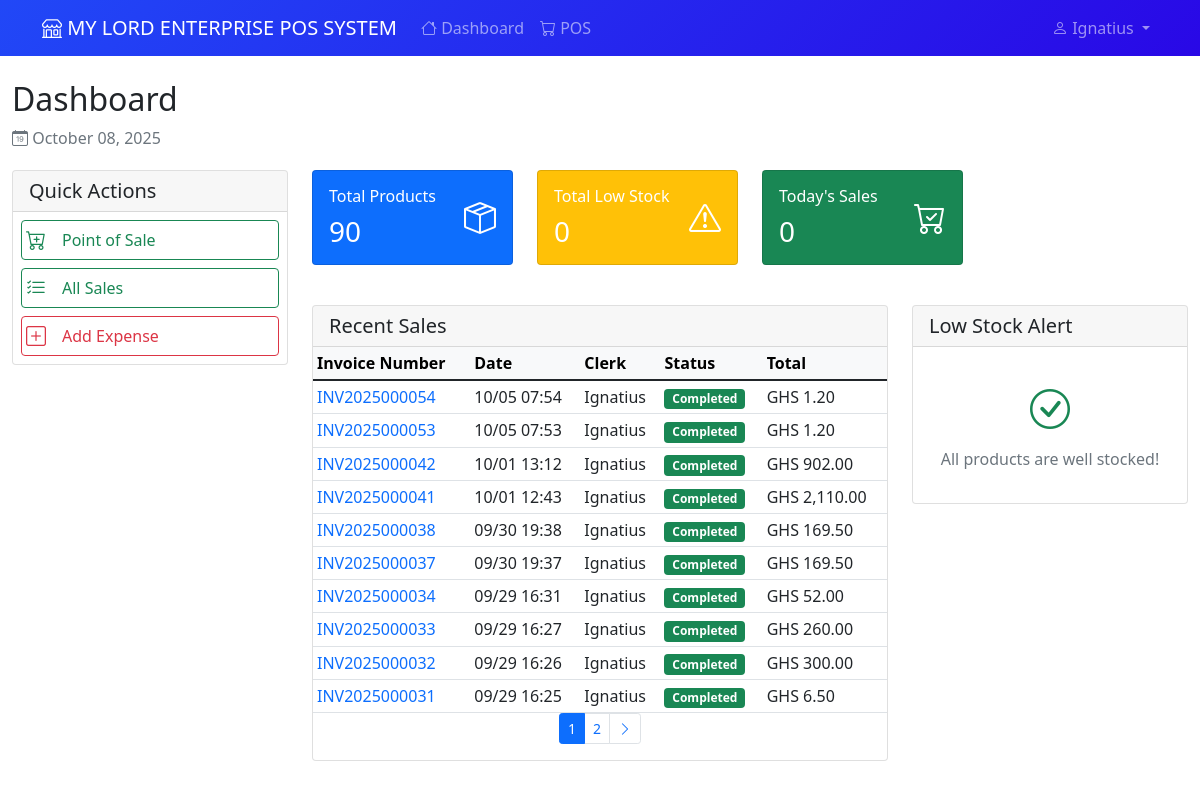
The page / (signed in) on the database as committed earlier.
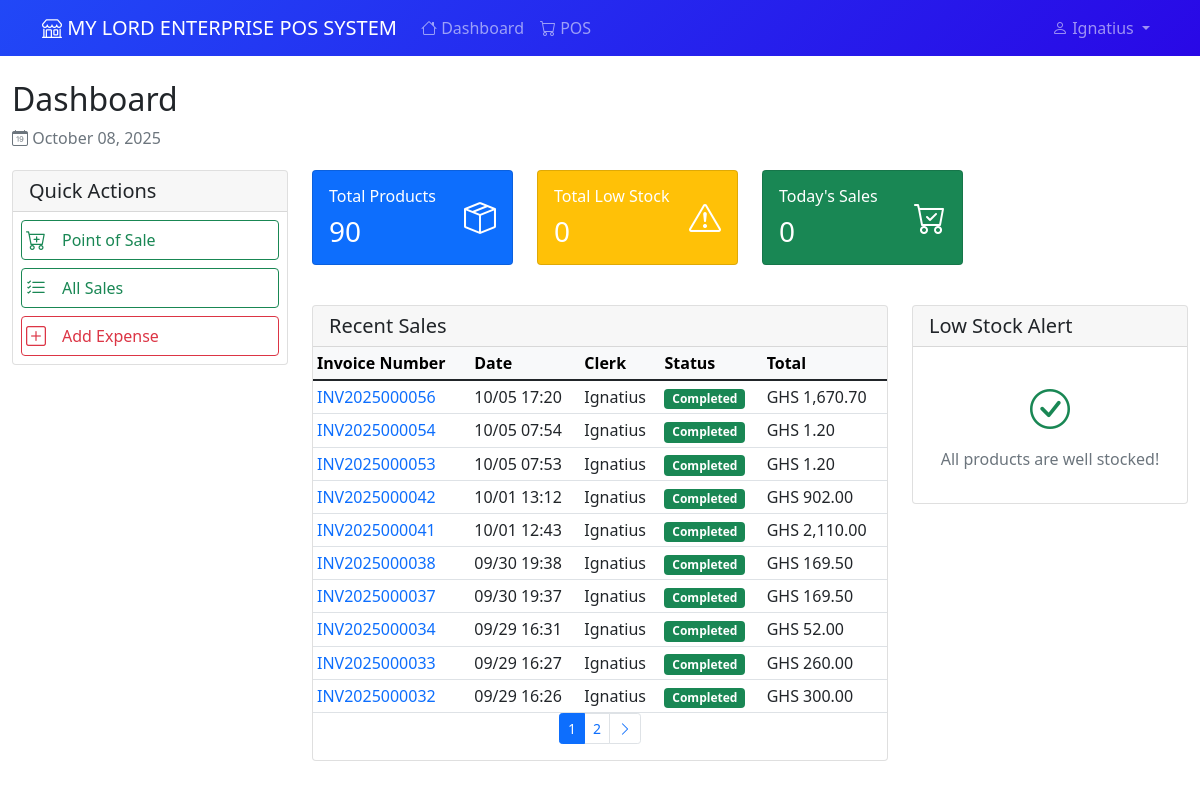
The same page on the database as committed later.
### app/models.py (models this page shows, shortened)
class Sale(db.Model):
    id = db.Column(db.Integer, primary_key=True)
    invoice_number = db.Column(db.String(20), unique=True, nullable=False)
    clerk_id = db.Column(db.Integer, db.ForeignKey('user.id'), nullable=False)
    total_amount = db.Column(db.Numeric(10, 2), nullable=False)
    total_profit = db.Column(db.Numeric(10, 2), nullable=False, default=0.00)
    payment_method = db.Column(db.String(20), nullable=False, default='cash')
    amount_paid = db.Column(db.Numeric(10, 2), nullable=False, default=0.00)
    change_given = db.Column(db.Numeric(10, 2), nullable=False, default=0.00)
    status = db.Column(db.String(20), nullable=False, server_default='completed')
    created_at = db.Column(db.DateTime, default=datetime.utcnow)
    updated_at = db.Column(db.DateTime, default=datetime.utcnow, onupdate=datetime.utcnow)
    sale_items = db.relationship('SaleItem', backref='sale', lazy=True, cascade='all, delete-orphan')

class User(UserMixin, db.Model):
    id = db.Column(db.Integer, primary_key=True)
    username = db.Column(db.String(80), unique=True, nullable=False)
    password_hash = db.Column(db.String(120), nullable=False)
    role = db.Column(db.String(20), nullable=False, default='cashier')  # admin, manager, cashier
    created_at = db.Column(db.DateTime, default=datetime.utcnow)
    is_active = db.Column(db.Boolean, default=True, nullable=False)
    is_temporary_password = db.Column(db.Boolean, default=False, nullable=False)
    password_reset_token = db.Column(db.String(100), nullable=True)
    password_reset_expires = db.Column(db.DateTime, nullable=True)
    must_change_password = db.Column(db.Boolean, default=False, nullable=False)
    last_password_change = db.Column(db.DateTime, nullable=True)
    sales = db.relationship('Sale', backref='clerk', lazy=True)
    expenses = db.relationship('Expense', backref='user', lazy=True)
    def needs_password_change(self):
        return self.must_change_password or self.is_temporary_password
    def is_admin(self):
        return self.role == 'admin'
    def is_manager(self):
        return self.role in ['admin', 'manager']

### app/main.py (the view)
@bp.route('/')
@login_required
def index():
    current_date = datetime.now().strftime('%B %d, %Y')
    total_products = Product.query.count()
    low_stock_products = Product.query.filter(Product.quantity <= 5).count()
    today = date.today()
    total_sales_today = Sale.query.filter(
        func.date(Sale.created_at) == today,
        Sale.status == 'completed'
    ).count()
    page = request.args.get('page', 1, type=int)
    if current_user.role == 'cashier':
        recent_sales = Sale.query.filter(
            Sale.clerk_id == current_user.id,
            Sale.status == 'completed'
        ).order_by(Sale.created_at.desc()).paginate(
            page=page, per_page=10, error_out=False
        )
    else:
        recent_sales = Sale.query.filter(
            Sale.status == 'completed'
        ).order_by(Sale.created_at.desc()).paginate(
            page=page, per_page=10, error_out=False
        )
    low_stock_list = Product.query.filter(
        Product.quantity <= 5
    ).order_by(Product.quantity.asc()).limit(10).all()
    total_users = 0
    if current_user.is_admin():
        total_users = User.query.count()
    stock_values = {
        'total_cost_value': 0,
        'total_retail_value': 0,
        'total_potential_profit': 0
    }
    stock_stats = {
        'total_products': total_products,  # Basic count for everyone
        'in_stock_count': 0,
        'low_stock_count': low_stock_products,  # Basic count for everyone
        'out_of_stock_count': 0,
        'total_quantity': 0
    }
    if current_user.role in ['manager', 'admin']:
        try:
            stock_value_query = db.session.execute(text("""
                SELECT
                    COALESCE(SUM(purchase_price * quantity), 0) as total_cost_value,
                    COALESCE(SUM(full_price * quantity), 0) as total_retail_value,
                    COALESCE(SUM(quantity), 0) as total_quantity
                FROM product
            """)).fetchone()
            if stock_value_query:
                stock_values['total_cost_value'] = float(stock_value_query.total_cost_value or 0)
                stock_values['total_retail_value'] = float(stock_value_query.total_retail_value or 0)
                stock_values['total_potential_profit'] = stock_values['total_retail_value'] - stock_values['total_cost_value']
            stock_stats_query = db.session.execute(text("""
                SELECT
                    COUNT(*) as total_products,
                    SUM(CASE WHEN quantity > 0 THEN 1 ELSE 0 END) as in_stock_count,
                    SUM(CASE WHEN quantity > 0 AND quantity <= 5 THEN 1 ELSE 0 END) as low_stock_count,
                    SUM(CASE WHEN quantity = 0 THEN 1 ELSE 0 END) as out_of_stock_count,
                    COALESCE(SUM(quantity), 0) as total_quantity
                FROM product
            """)).fetchone()
            if stock_stats_query:
                stock_stats['total_products'] = int(stock_stats_query.total_products or 0)
                stock_stats['in_stock_count'] = int(stock_stats_query.in_stock_count or 0)
                stock_stats['low_stock_count'] = int(stock_stats_query.low_stock_count or 0)
                stock_stats['out_of_stock_count'] = int(stock_stats_query.out_of_stock_count or 0)
                stock_stats['total_quantity'] = int(stock_stats_query.total_quantity or 0)
        except Exception as e:
            print(f"Error calculating stock values: {e}")
    else:
        try:
            in_stock_count = Product.query.filter(Product.quantity > 0).count()
            out_of_stock_count = Product.query.filter(Product.quantity == 0).count()
            total_quantity = db.session.query(func.sum(Product.quantity)).scalar() or 0
            stock_stats['in_stock_count'] = in_stock_count
            stock_stats['out_of_stock_count'] = out_of_stock_count
            stock_stats['total_quantity'] = int(total_quantity)
        except Exception as e:
            print(f"Error calculating basic stock stats: {e}")
    return render_template('index.html',
                         current_date=current_date,
                         total_products=total_products,
                         low_stock_products=low_stock_products,
                         total_sales_today=total_sales_today,
                         total_users=total_users,
                         recent_sales=recent_sales,
                         low_stock_list=low_stock_list,
                         stock_values=stock_values,
                         stock_stats=stock_stats)

### app/templates/index.html (shortened to what the changed rows need)
{% extends "base.html" %}
{% block content %}
<div class="row mb-1">
    <div class="col-12">
        <h1 class="h2">Dashboard</h1>
    </div>
</div>
<div class="row">
    <div class="col-lg-9">
        <div class="row">
            <div class="col-lg-8 mb-4">
                <div class="card">
                    <div class="card-body p-0">
                        {% if recent_sales and recent_sales.items %}
                        <div class="table-responsive">
                            <table class="table table-sm table-hover mb-0">
                                <thead class="table-light">
                                    <tr>
                                        <th>Invoice Number</th>
                                        <th>Date</th>
                                        <th>Clerk</th>
                                        <th>Status</th>
                                        <th>Total</th>
                                    </tr>
                                </thead>
                                <tbody>
                                    {% for sale in recent_sales.items %}
                                    <tr>
                                        <td>
                                            <a href="{{ url_for('pos.receipt', sale_id=sale.id) }}" class="text-decoration-none">
                                                {{ sale.invoice_number }}
                                            </a>
                                        </td>
                                        <td>{{ sale.created_at.strftime('%m/%d %H:%M') }}</td>
                                        <td>
                                            {% if sale.clerk %}
                                                {{ sale.clerk.username }}
                                            {% else %}
                                                <span class="text-muted">Unknown</span>
                                            {% endif %}
                                        </td>
                                        <td>
                                            <span class="badge bg-{{ 'success' if sale.status == 'completed' else 'warning' if sale.status == 'pending' else 'secondary' }}">
                                                {{ sale.status.title() }}
                                            </span>
                                        </td>
                                        <td>GHS {{ sale.total_amount|currency }}</td>
                                    </tr>
                                    {% endfor %}
                                </tbody>
                            </table>
                        </div>
                        {% if recent_sales.pages > 1 %}
                        <nav aria-label="Sales pagination" class="p-3 pt-0">
                            <ul class="pagination pagination-sm justify-content-center mb-0">
                                {% for page_num in recent_sales.iter_pages(left_edge=1, right_edge=1, left_current=1, right_current=2) %}
                                    {% if page_num %}
                                        {% if page_num != recent_sales.page %}
                                        <li class="page-item">
                                            <a class="page-link" href="{{ url_for('main.index', page=page_num) }}">{{ page_num }}</a>
                                        </li>
                                        {% else %}
                                        <li class="page-item active">
                                            <span class="page-link">{{ page_num }}</span>
                                        </li>
                                        {% endif %}
                                    {% else %}
                                    <li class="page-item disabled">
                                        <span class="page-link">...</span>
                                    </li>
                                    {% endif %}
                                {% endfor %}
                            </ul>
                        </nav>
                        {% endif %}
                        {% endif %}
                    </div>
                </div>
            </div>
        </div>
    </div>
</div>
{% endblock %}

Rows that differ between the two databases and show on the page:
no longer on this page (row unchanged): Sale: invoice_number "INV2025000031", created_at "09/29 16:25", clerk.username "Ignatius", status "Completed", total_amount "6.50"
added Sale: invoice_number "INV2025000056", created_at "10/05 17:20", clerk.username "Ignatius", status "Completed", total_amount "1,670.70"
